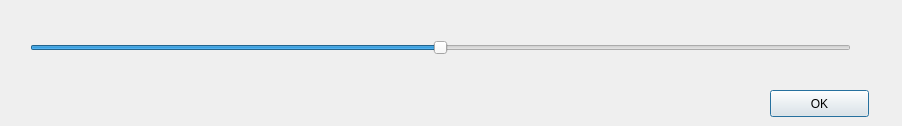
<?xml version="1.0" encoding="UTF-8"?>
<ui version="4.0">
 <class>Dialog</class>
 <widget class="QDialog" name="Dialog">
  <property name="geometry">
   <rect>
    <x>0</x>
    <y>0</y>
    <width>902</width>
    <height>126</height>
   </rect>
  </property>
  <property name="windowTitle">
   <string>Dialog</string>
  </property>
  <widget class="QWidget" name="gridLayoutWidget">
   <property name="geometry">
    <rect>
     <x>0</x>
     <y>0</y>
     <width>2</width>
     <height>2</height>
    </rect>
   </property>
   <layout class="QGridLayout" name="gridLayout"/>
  </widget>
  <widget class="QSlider" name="horizontalBrightnessSlider">
   <property name="geometry">
    <rect>
     <x>30</x>
     <y>40</y>
     <width>821</width>
     <height>16</height>
    </rect>
   </property>
   <property name="minimum">
    <number>-10</number>
   </property>
   <property name="maximum">
    <number>10</number>
   </property>
   <property name="pageStep">
    <number>1</number>
   </property>
   <property name="orientation">
    <enum>Qt::Horizontal</enum>
   </property>
  </widget>
  <widget class="QPushButton" name="brOKButton">
   <property name="geometry">
    <rect>
     <x>770</x>
     <y>90</y>
     <width>99</width>
     <height>27</height>
    </rect>
   </property>
   <property name="text">
    <string>OK</string>
   </property>
  </widget>
 </widget>
 <resources/>
 <connections/>
</ui>
